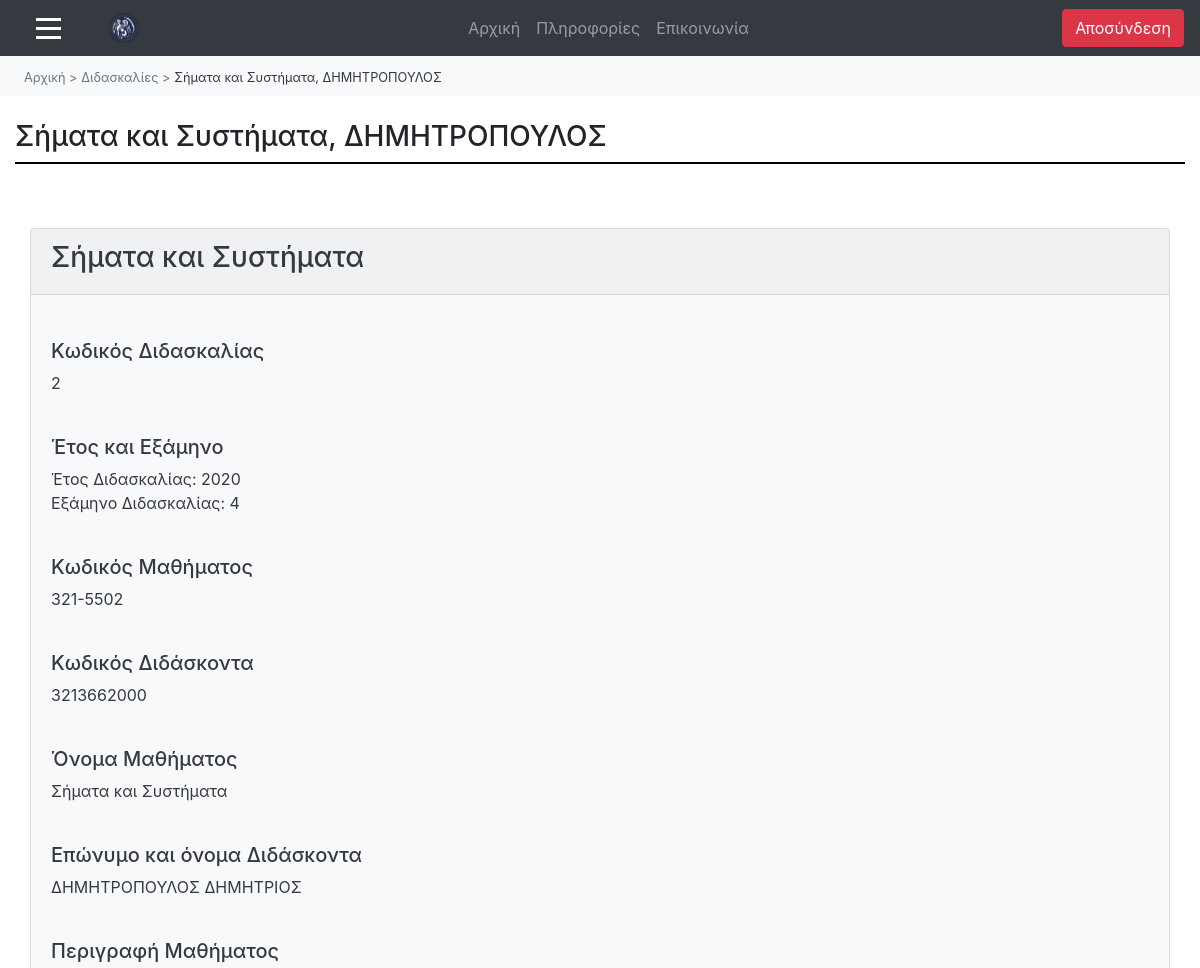
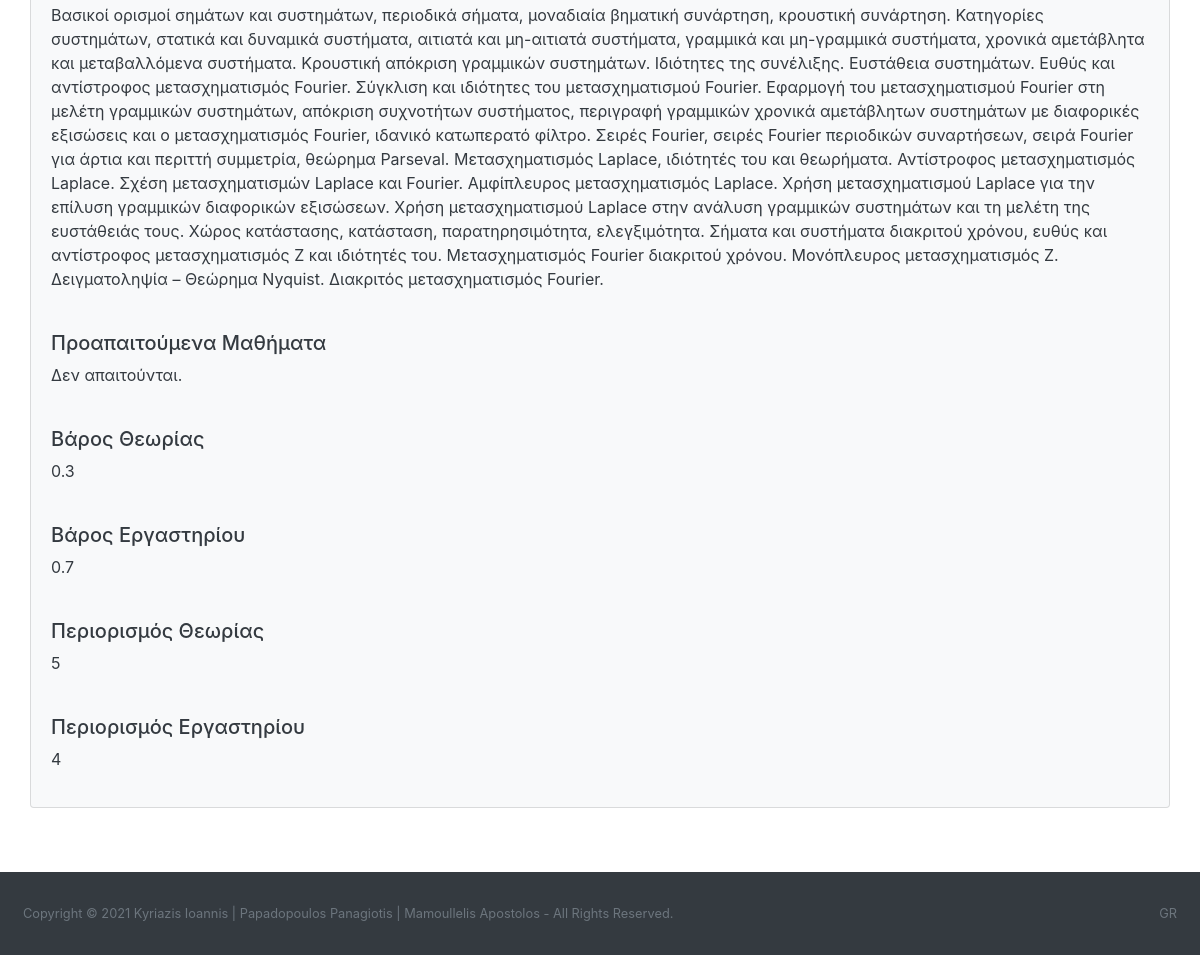
The app's page /ergasia-theorias/diaxeiristis-didaskalies-diavasma.php?id_didaskalias=2 (signed in) with its own data (2 pictures, top to bottom).
### tables this page shows
CREATE TABLE `didaskalia` (
  `id_didaskalias` int(10) NOT NULL,
  `id_mathimatos` varchar(10) NOT NULL,
  `etos_didaskalias` int(4) NOT NULL,
  `eksamino_didaskalias` int(2) NOT NULL,
  `id_didaskonta` varchar(10) NOT NULL,
  `varostheorias` double DEFAULT NULL,
  `varosergastiriou` double DEFAULT NULL,
  `periorismostheorias` double DEFAULT NULL,
  `periorismosergastiriou` double DEFAULT NULL
);

CREATE TABLE `mathima` (
  `id_mathimatos` varchar(10) NOT NULL,
  `onoma_mathimatos` varchar(100) NOT NULL,
  `perigrafi_mathimatos` varchar(5000) DEFAULT NULL,
  `proapaitoumenamathimata` varchar(5000) DEFAULT NULL
);

CREATE TABLE `didaskon` (
  `id_didaskonta` varchar(10) NOT NULL,
  `email_didaskonta` varchar(50) NOT NULL,
  `onoma_didaskonta` varchar(50) NOT NULL,
  `eponimo_didaskonta` varchar(50) NOT NULL,
  `vathmida_didaskonta` varchar(50) NOT NULL
);

### ergasia-theorias/diaxeiristis-didaskalies-diavasma.php (the view, shortened to what this page needs)
<html>
<head>
        <link rel="stylesheet" href="style.css"/>
		<link rel="stylesheet" href="https://maxcdn.bootstrapcdn.com/bootstrap/4.5.2/css/bootstrap.min.css">
		<link rel="stylesheet" href="https://maxcdn.bootstrapcdn.com/bootstrap/4.0.0/css/bootstrap.min.css">
		<link href="https://cdn.datatables.net/1.10.20/css/dataTables.bootstrap4.min.css" rel="stylesheet" />
</head>
<?php
include "diaxeiristis-elegxos.php";
	include "syndesh-geniki.php";
$result = mysqli_query($link,"select * from didaskalia, mathima, didaskon where didaskalia.id_didaskalias='" . $_GET['id_didaskalias'] . "' and didaskalia.id_mathimatos=mathima.id_mathimatos and didaskalia.id_didaskonta=didaskon.id_didaskonta");
$row= mysqli_fetch_array($result);
?>
<body>
<nav class="navbar navbar-expand-md bg-dark navbar-dark">
  <span class="" style="font-size:25px; cursor:pointer;" onclick="openNav()"><div class="symvolo-menu"></div>
																			<div class="symvolo-menu"></div>
																			<div class="symvolo-menu"></div></span>
  <a class="navbar-brand ml-5" href="diaxeiristis-arxiki.php">
	<img <img src="photos/foto_panepistimiou.png" width="30" height="30" alt="">
  </a>
  <div class="collapse navbar-collapse" id="collapse_target">
  <ul class="navbar-nav text-center w-100 justify-content-center">
    <li class="nav-item">
      <a class="nav-link" href="diaxeiristis-arxiki.php">Αρχική</a>
    </li>
	<li class="nav-item">
      <a class="nav-link" href="diaxeiristis-plirofories.php">Πληροφορίες</a>
    </li>
	<li class="nav-item">
      <a class="nav-link" href="diaxeiristis-epikoinonia.php">Επικοινωνία</a>
    </li>
  </ul>
  <ul class="nav navbar-nav ml-auto">
      <a href="logout.php" class="btn btn-danger mx-auto">
          <span class="glyphicon glyphicon-log-out"></span> Αποσύνδεση
		</a>
    </ul>
	</div>
</nav>
<nav class="nav text-dark bg-light py-2" name="navigation-menu">
	<ul class="nav pl-4">
		<li class="nav-item">
			<a href="diaxeiristis-arxiki.php" class="text-muted text-decoration-none small">Αρχική</a>
		</li>
		<li class="nav-item">
			<a class="text-muted text-decoration-none small">&nbsp;>&nbsp;</a>
		</li>
		<li class="nav-item">
			<a href="diaxeiristis-didaskalies.php" class="text-muted text-decoration-none small">Διδασκαλίες</a>
		</li>
		<li class="nav-item">
			<a class="text-muted text-decoration-none small">&nbsp;>&nbsp;</a>
		</li>
		<li class="nav-item active">
		<a class="text-dark small"><?php echo $row['onoma_mathimatos']; ?>, <?php echo $row['eponimo_didaskonta']; ?></a>
		</li>
	</ul>
</nav>
<body>
<div class="container-fluid">
	<h3 class="mt-4"><?php echo $row['onoma_mathimatos']?>, <?php echo $row['eponimo_didaskonta']?></h3>
	<div class="grammikatoapotitlo"></div>
	<div class="wrapper">
        <div class="container-fluid">
            <div class="row">
                <div class="col-md-12 mt-2">
                    <div class="mt-5 mb-3">
						<div class="card text-dark bg-light mb-3">
						<div class="card-header"><h3><?php echo $row['onoma_mathimatos']; ?></h3></div>
						<div class="card-body">
						<h5><br>Κωδικός Διδασκαλίας</h5>
						<p><?php echo $row['id_didaskalias']; ?></p>
						<h5><br>Έτος και Εξάμηνο</h5>
						<p>Έτος Διδασκαλίας: <?php echo $row['etos_didaskalias']; ?><br>Εξάμηνο Διδασκαλίας: <?php echo $row['eksamino_didaskalias']; ?></p>
						<h5><br>Κωδικός Μαθήματος</h5>
						<p><?php echo $row['id_mathimatos']; ?></p>
						<h5><br>Κωδικός Διδάσκοντα</h5>
						<p><?php echo $row['id_didaskonta']; ?></p>
						<h5><br>Όνομα Μαθήματος</h5>
						<p><?php echo $row['onoma_mathimatos']; ?></p>
						<h5><br>Επώνυμο και όνομα Διδάσκοντα</h5>
						<p><?php echo $row['eponimo_didaskonta']; ?> <?php echo $row['onoma_didaskonta']; ?></p>
						<h5><br>Περιγραφή Μαθήματος</h5>
						<p><?php echo $row['perigrafi_mathimatos']; ?></p>
						<h5><br>Προαπαιτούμενα Μαθήματα</h5>
						<p><?php echo $row['proapaitoumenamathimata']; ?></p>
						<h5><br>Βάρος Θεωρίας</h5>
						<p><?php echo $row['varostheorias']; ?></p>
						<h5><br>Βάρος Εργαστηρίου</h5>
						<p><?php echo $row['varosergastiriou']; ?></p>
						<h5><br>Περιορισμός Θεωρίας</h5>
						<p><?php echo $row['periorismostheorias']; ?></p>
						<h5><br>Περιορισμός Εργαστηρίου</h5>
						<p><?php echo $row['periorismosergastiriou']; ?></p>
						</div>
						</div>
                    </div>
                </div>
            </div>
        </div>
</div>
</div>
<footer class="py-4 bg-dark mt-auto">
    <div class="container-fluid">
        <div class="d-flex small">
            <div class="text-muted p-2">Copyright © 2021 Kyriazis Ioannis | Papadopoulos Panagiotis | Mamoullelis Apostolos - All Rights Reserved.</div>
            <div class="text-muted ml-auto p-2">GR</div>
    </div>
</footer>
</body>
</html>

### ergasia-theorias/style.css (style rules this page uses)
.grammikatoapotitlo { display: block; margin-top: 0.5em; margin-bottom: 0.5em; margin-left: 0px; border-style: inset; border-width: 1px; border: 1px solid #000000; }
.symvolo-menu { width: 25px; height: 3px; background-color: white; margin: 6px 0; margin-left: 20px; }

### ergasia-theorias/diaxeiristis-didaskalies-diavasma.php (style rules this page uses)
.symvolo-menu { width: 25px; height: 3px; background-color: white; margin: 6px 0; margin-left: 20px; }

### records on screen
didaskalia: id_mathimatos.onoma_mathimatos "Σήματα και Συστήματα", id_didaskonta.eponimo_didaskonta "ΔΗΜΗΤΡΟΠΟΥΛΟΣ", id_didaskalias "2", etos_didaskalias "2020", eksamino_didaskalias "4", id_mathimatos.id_mathimatos "321-5502", id_didaskonta.id_didaskonta "3213662000", id_didaskonta.onoma_didaskonta "ΔΗΜΗΤΡΙΟΣ", id_mathimatos.perigrafi_mathimatos "Βασικοί ορισμοί σημάτων και συστημάτων, περιοδικά σήματα, μοναδιαία βηματική συνάρτηση, κρουστική συνάρτηση. Κατηγορίες συστημάτων, στατικά και δυναμικά συστήματα, αιτιατά και μη-αιτιατά συστήματα, γραμμικά και μη-γραμμικά συστήματα, χρονικά αμετάβλητα και μεταβαλλόμενα συστήματα. Κρουστική απόκριση γραμμικών συστημάτων. Ιδιότητες της συνέλιξης. Ευστάθεια συστημάτων. Ευθύς και αντίστροφος μετασχηματισμός Fourier. Σύγκλιση και ιδιότητες του μετασχηματισμού Fourier. Εφαρμογή του μετασχηματισμού Fourier στη μελέτη γραμμικών συστημάτων, απόκριση συχνοτήτων συστήματος, περιγραφή γραμμικών χρονικά αμετάβλητων συστημάτων με διαφορικές εξισώσεις και ο μετασχηματισμός Fourier, ιδανικό κατωπερατό…", id_mathimatos.proapaitoumenamathimata "Δεν απαιτούνται.", varostheorias "0.3", varosergastiriou "0.7", periorismostheorias "5", periorismosergastiriou "4"
